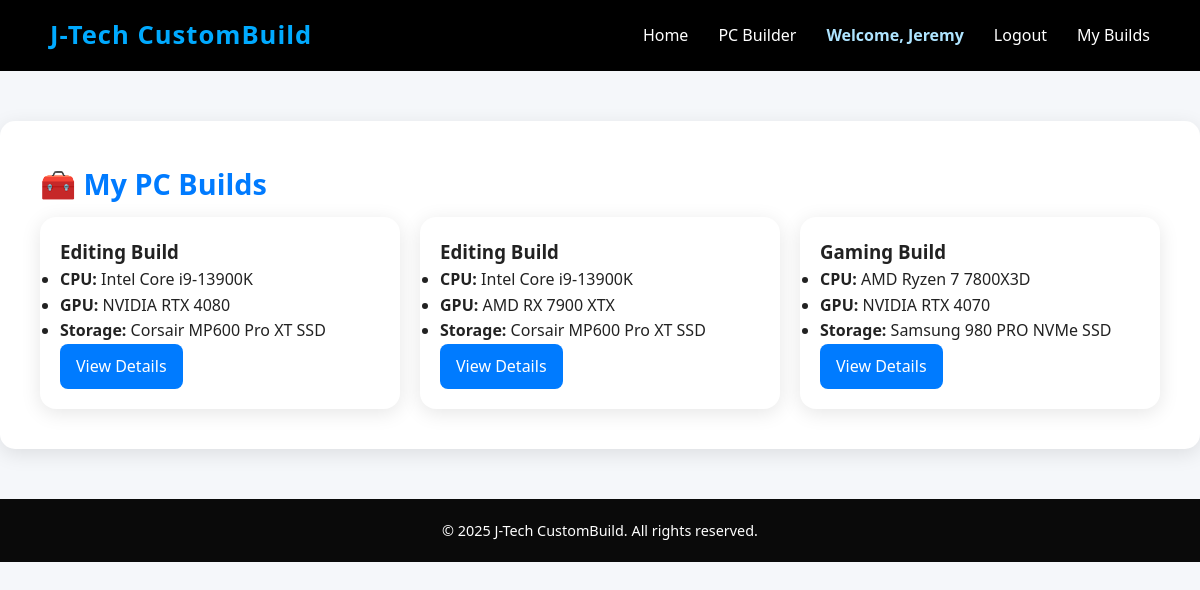
Page /my-builds (signed in) on the committed database.
### tables this page shows
CREATE TABLE builds (
    id INTEGER PRIMARY KEY AUTOINCREMENT,
    user TEXT,
    purpose TEXT,
    cpu TEXT,
    mobo TEXT,
    ram TEXT,
    gpu TEXT,
    storage TEXT,
    psu TEXT,
    cases TEXT,
    fullname TEXT,
    address TEXT,
    contact TEXT
);

### app.py (the view)
@app.route('/my-builds')
def my_builds():
    if 'user' not in session:
        flash('Please log in to view your builds.', 'warning')
        return redirect(url_for('login'))
    user = session['user']
    with sqlite3.connect(DB_NAME) as conn:
        cur = conn.cursor()
        cur.execute('''
            SELECT id, purpose, cpu, mobo, ram, gpu, storage, psu, cases, fullname, address, contact
            FROM builds
            WHERE user = ?
            ORDER BY id DESC
        ''', (user,))
        builds = cur.fetchall()
    return render_template('my_builds.html', builds=builds)

### templates/my_builds.html (shortened to what this page needs)
{% extends "base.html" %}
{% block content %}
<div class="builder-container">
  <h2>🧰 My PC Builds</h2>
  {% if builds %}
  <div class="builds-grid">
    {% for build in builds %}
    <div class="build-card">
      <h3>{{ build[1] | capitalize }} Build</h3>
      <ul>
        <li><strong>CPU:</strong> {{ build[2] }}</li>
        <li><strong>GPU:</strong> {{ build[5] }}</li>
        <li><strong>Storage:</strong> {{ build[6] }}</li>
      </ul>
      <a href="{{ url_for('view_build', id=build[0]) }}" class="btn-view">View Details</a>
    </div>
    {% endfor %}
  </div>
  {% else %}
  <p>No builds found. <a href="{{ url_for('choose_purpose') }}">Start building one!</a></p>
  {% endif %}
</div>
{% endblock %}

### templates/base.html (shortened to what this page needs)
<!DOCTYPE html>
<html lang="en">
<head>
    <link rel="stylesheet" href="{{ url_for('static', filename='styles.css') }}">
</head>
<body>
    <header>
        <div class="navbar">
            <div class="logo">J-Tech CustomBuild</div>
            <nav>
                <ul>
                    <li><a href="{{ url_for('home') }}">Home</a></li>
                    <li><a href="{{ url_for('choose_purpose') }}">PC Builder</a></li>
                    {% if 'user' in session %}
                        <li class="welcome">Welcome, {{ session['user'] }}</li>
                        <li><a href="{{ url_for('logout') }}">Logout</a></li>
                        <li><a href="{{ url_for('my_builds') }}">My Builds</a></li>
                    {% else %}
                        <li><a href="{{ url_for('login') }}">Login</a></li>
                        <li><a href="{{ url_for('register') }}">Register</a></li>
                    {% endif %}
                </ul>
            </nav>
        </div>
    </header>
    <main>
        {% block content %}{% endblock %}
    </main>
    <footer>
        <p>© 2025 J-Tech CustomBuild. All rights reserved.</p>
    </footer>
</body>
</html>

### static/styles.css (style rules this page uses)
* { margin: 0; padding: 0; box-sizing: border-box; font-family: 'Poppins', 'Segoe UI', sans-serif; }
body { background-color: #f5f7fa; color: #222; line-height: 1.6; }
header { background: #000; color: white; padding: 15px 50px; width: 100%; position: sticky; top: 0; z-index: 100; }
.navbar { display: flex; justify-content: space-between; align-items: center; flex-wrap: wrap; }
.logo { font-size: 1.6rem; font-weight: 700; color: #00aaff; letter-spacing: 1px; }
nav ul { list-style: none; display: flex; gap: 30px; }
nav ul li a { color: white; text-decoration: none; font-weight: 500; transition: 0.3s; }
.welcome { color: #aee4ff; font-weight: 600; }
footer { text-align: center; padding: 20px; background: #0a0a0a; color: white; font-size: 0.9rem; margin-top: 50px; }
.builder-container { background: #fff; color: #222; padding: 40px; border-radius: 20px; box-shadow: 0 5px 25px rgba(0, 0, 0, 0.2); max-width: 900px; width: 100%; }
.builder-container { max-width: 1200px; margin: 50px auto; background: #fff; padding: 40px; border-radius: 15px; box-shadow: 0 5px 20px rgba(0,0,0,0.1); }
.builder-container h2 { color: #007bff; font-size: 1.8rem; margin-bottom: 10px; }
.builds-grid { display: grid; grid-template-columns: repeat(auto-fit, minmax(320px, 1fr)); gap: 20px; }
.build-card { background: #fff; border-radius: 16px; box-shadow: 0 4px 20px rgba(0, 0, 0, 0.1); padding: 20px; text-align: left; transition: transform 0.2s ease, box-shadow 0.3s ease; }
.btn-view, .btn-back { display: inline-block; background: #007bff; color: white; padding: 10px 16px; border-radius: 8px; text-decoration: none; transition: background 0.3s ease; }

### rows in the picture
builds: purpose "Editing", cpu "Intel Core i9-13900K", gpu "NVIDIA RTX 4080", storage "Corsair MP600 Pro XT SSD"
builds: purpose "Editing", cpu "Intel Core i9-13900K", gpu "AMD RX 7900 XTX", storage "Corsair MP600 Pro XT SSD"
builds: purpose "Gaming", cpu "AMD Ryzen 7 7800X3D", gpu "NVIDIA RTX 4070", storage "Samsung 980 PRO NVMe SSD"

### other values in the picture
{{ session['user'] }} "Jeremy"
